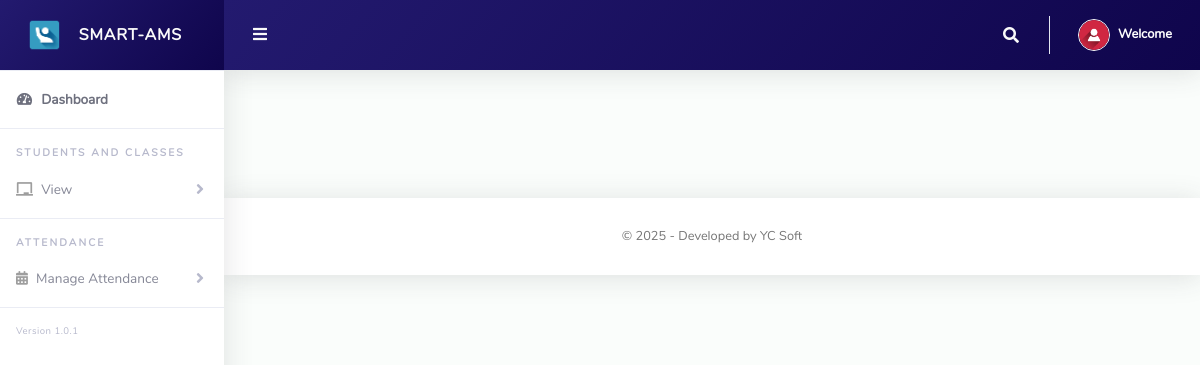
Before: /ClassTeacher/classat.php?data=L3 computer system and architecture (signed in) with the older database file.
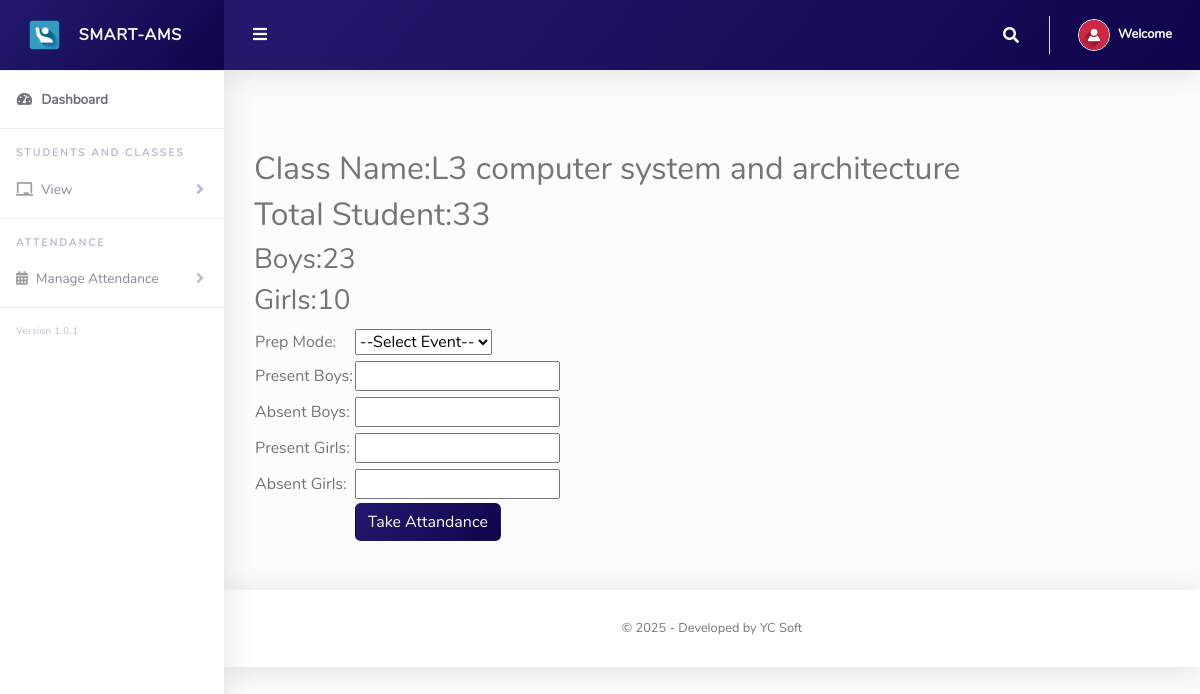
After: the same page with the newer database file.
### tables this page shows
CREATE TABLE `tblclass` (
  `Id` int(10) NOT NULL,
  `level` varchar(255) NOT NULL,
  `className` varchar(255) NOT NULL,
  `totalStudents` int(255) NOT NULL,
  `boys` int(255) NOT NULL,
  `girls` int(255) NOT NULL,
  `school` varchar(255) NOT NULL
);

### ClassTeacher/classat.php (the view, shortened to what this page needs)
<?php
include '../Includes/dbcon.php';
?>
<!DOCTYPE html>
<html lang="en">
<head>
  <link href="../vendor/fontawesome-free/css/all.min.css" rel="stylesheet" type="text/css">
  <link href="../vendor/bootstrap/css/bootstrap.min.css" rel="stylesheet" type="text/css">
  <link href="css/ruang-admin.min.css" rel="stylesheet">
</head>
<body id="page-top">
  <div id="wrapper">
      <?php include "Includes/sidebar.php";?>
    <div id="content-wrapper" class="d-flex flex-column">
      <div id="content">
       <?php include "Includes/topbar.php";?>
<div class="cont">
<div class="atvir">
<?php
$p = $_GET['data'];
$sql = "SELECT * FROM tblclass WHERE className='$p'";
$res = $conn->query($sql);
  while ($row = $res->fetch_assoc())
    {
echo "
  <h2 >Class Name:".$row['className']."</h2>
    <h2> Total Student:".$row['totalStudents']."</h2>
    <span><h3>Boys:".$row['boys']."</h3></span><span><h3>Girls:".$row['girls']."</h3></span></span>
<form action='atdetails.php' method='post'>
  <table>
  <tr>
  <td></td>
  <td><input type='hidden' name='className' value='".$row['className']."' </td>
  </tr>
    <tr>
      <td>Prep Mode:</td>
      <td><select name='event' required id=''>
      <option value=''>--Select Event--</option>
      <option value='morning'>Morning Prep</option>
      <option value='evening'>Evening Prep</option>
    </select>
    </td>
    </tr>
<tr>
      <td></td>
      <td></td>
    </tr>
    <tr>
      <td></td>
      <td></td>
    </tr>
<tr>
    <td>Present Boys:</td>
    <td><input type='number' name='presentboys'>
</td>
</tr>
<tr>
      <td></td>
      <td></td>
    </tr>
    <tr>
      <td></td>
      <td></td>
    </tr>
<tr>
    <td>Absent Boys:</td>
    <td><input type='number' name='absentboys'>
</td>
</tr>
<tr>
      <td></td>
      <td></td>
    </tr>
    <tr>
      <td></td>
      <td></td>
    </tr>
<tr>
    <td>Present Girls:</td>
    <td><input type='number' name='presentgirls'>
</td>
</tr>
<tr>
      <td></td>
      <td></td>
    </tr>
    <tr>
      <td></td>
      <td></td>
    </tr>
<tr>
    <td>Absent Girls:</td>
    <td><input type='number' name='absentgirls'>
</td>
</tr>
<tr>
      <td></td>
      <td></td>
    </tr>
    <tr>
      <td></td>
      <td><input type='submit' name='take' class='btn btn asa' value='Take Attandance'></td>
    </tr>
  </table>
</form>";
    }
?>
</div><br><br>
       <?php include "Includes/footer.php";?>
    </div>
  </div>
</body>
</html>

### ClassTeacher/Includes/sidebar.php (shortened to what this page needs)
<ul class="navbar-nav sidebar sidebar-light accordion" id="accordionSidebar">
     <a class="sidebar-brand d-flex align-items-center justify-content-center asc" href="index.php">
       <div class="sidebar-brand-icon" >
         <img src="img/logo/attnlg.jpg">
       </div>
       <div class="sidebar-brand-text mx-3">SMART-AMS</div>
     </a>
     <hr class="sidebar-divider my-0">
     <li class="nav-item active">
       <a class="nav-link" href="index.php">
         <i class="fas fa-fw fa-tachometer-alt"></i>
         <span>Dashboard</span></a>
     </li>
     <hr class="sidebar-divider">
     <div class="sidebar-heading">
       Students And Classes
     </div>
      <li class="nav-item">
       <a class="nav-link collapsed" href="#" data-toggle="collapse" data-target="#collapseBootstrap2"
         aria-expanded="true" aria-controls="collapseBootstrap2">
         <i class="fas fa-chalkboard"></i>
         <span>View</span>
       </a>
     </li>
     <hr class="sidebar-divider">
     <div class="sidebar-heading">
     Attendance
     </div>
      <li class="nav-item">
       <a class="nav-link collapsed" href="#" data-toggle="collapse" data-target="#collapseBootstrapcon"
         aria-expanded="true" aria-controls="collapseBootstrapcon">
         <i class="fa fa-calendar-alt"></i>
         <span>Manage Attendance</span>
       </a>
     </li>
     <hr class="sidebar-divider">
     <div class="version" id="">Version 1.0.1</div>
   </ul>

### ClassTeacher/Includes/topbar.php (shortened to what this page needs)
<?php
  $query = "SELECT * FROM tblclassteacher WHERE Id = ".$_SESSION['userId']."";
  $rs = $conn->query($query);
  $rows = $rs->fetch_assoc();
  $fullName = $rows['username'];
?>
<nav class="navbar navbar-expand navbar-light  topbar mb-4 static-top asc">
          <button id="sidebarToggleTop" class="btn btn-link rounded-circle mr-3">
            <i class="fa fa-bars"></i>
          </button>
          <ul class="navbar-nav ml-auto">
            <li class="nav-item dropdown no-arrow">
              <a class="nav-link dropdown-toggle" href="#" id="searchDropdown" role="button" data-toggle="dropdown"
                aria-haspopup="true" aria-expanded="false">
                <i class="fas fa-search fa-fw"></i>
              </a>
            </li>
            <li class="nav-item dropdown no-arrow">
              <a class="nav-link dropdown-toggle" href="#" id="userDropdown" role="button" data-toggle="dropdown"
                aria-haspopup="true" aria-expanded="false">
                <img class="img-profile rounded-circle" src="img/user-icn.png" style="max-width: 60px">
                <span class="ml-2 d-none d-lg-inline text-white small"><b>Welcome <?php echo $fullName;?></b></span>
              </a>
            </li>
          </ul>
        </nav>

### ClassTeacher/Includes/footer.php
<footer class="sticky-footer bg-white">
        <div class="container my-auto">
          <div class="copyright text-center my-auto">
            <span> &copy; <script> document.write(new Date().getFullYear()); </script> - Developed by YC Soft
            </span>
          </div>
        </div>
      </footer>

### ClassTeacher/Includes/topbar.php (style rules this page uses)
.asc { background: linear-gradient(130deg, #231a6f, #0f054c); }
.asa { color: white; background: linear-gradient(130deg, #231a6f, #0f054c); }

### ClassTeacher/classat.php (style rules this page uses)
.atvir { margin-left: 30px; margin-top: 80px; }

Changed rows visible on the page:
added tblclass: className "L3 computer system and architecture", totalStudents "33", boys "23", girls "10"
